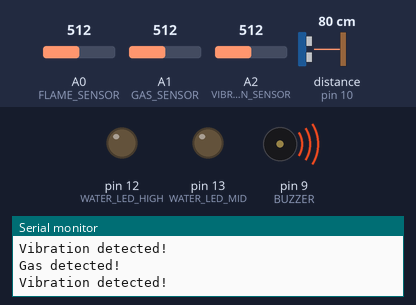
Bench run of a sketch on a simulated Arduino Uno, built with avr-gcc and run on an emulated ATmega328P. Parts: output pins drawn as LEDs (lit = HIGH), buzzer (waves = sounding, pin HIGH), the last lines printed to the serial monitor. Wiring (inferred from the names in the program): ultrasonic range finder: trigger pin 11; echo pin 10. The test bench sets the inputs (shaded band); at power-on: distance to the obstacle (sensor on pin 10) 80 cm, A0 (FLAME_SENSOR) = 512, A1 (GAS_SENSOR) = 512, A2 (VIBRATION_SENSOR) = 512. The echo pulse lasts 58.3 µs per cm; pins used as bus, display or sensor lines are not drawn.

Above: at 1.8 s.
1.9 s: distance to the obstacle (sensor on pin 10) set to 22 cm
3.4 s: distance to the obstacle (sensor on pin 10) set to 17 cm
At 5.1 s:
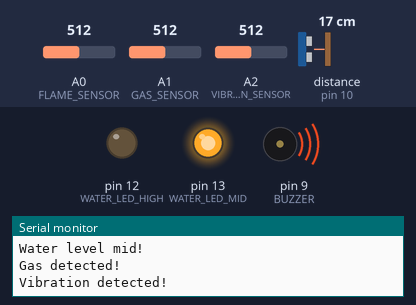
5.5 s: distance to the obstacle (sensor on pin 10) set to 14 cm
At 6.8 s:
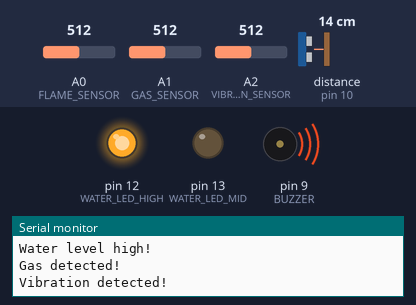
10.5 s: distance to the obstacle (sensor on pin 10) set to 18 cm
At 12.2 s:
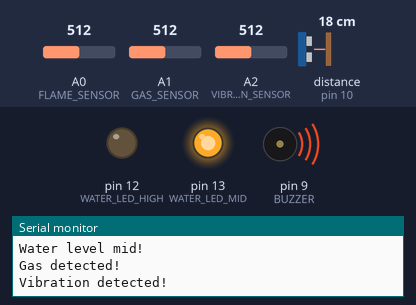
12.5 s: distance to the obstacle (sensor on pin 10) set to 2 cm
At 13.8 s:
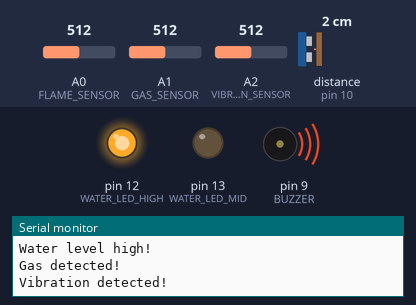
Timing chart, 0 to 15.5 s (numbered marks = the images above; inputs shaded):
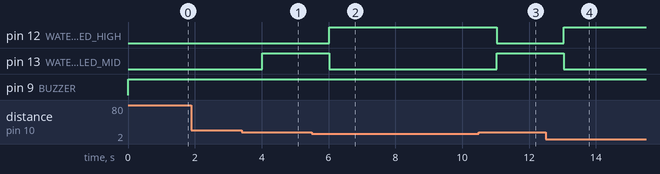

The sketch:

raksuan_project.ino
```cpp
#define BUZZER 9
#define FLAME_SENSOR A0
#define GAS_SENSOR A1
#define ULTRA_SONIC_TRIG 11
#define ULTRA_SONIC_ECHO 10
#define WATER_LED_MID 13
#define WATER_LED_HIGH 12
#define VIBRATION_SENSOR A2

void setup() {
  pinMode(BUZZER, OUTPUT);
  pinMode(FLAME_SENSOR, INPUT);
  pinMode(GAS_SENSOR, INPUT);
  pinMode(WATER_LED_MID, OUTPUT);
  pinMode(WATER_LED_HIGH, OUTPUT);
  pinMode(VIBRATION_SENSOR, INPUT);

  pinMode(ULTRA_SONIC_TRIG, OUTPUT);
  pinMode(ULTRA_SONIC_ECHO, INPUT);
  Serial.begin(9600); // For debugging purposes
}

void loop() {
  long duration;
  int distance;

  // Send a 10 microsecond pulse to the trigger pin
  digitalWrite(ULTRA_SONIC_TRIG, LOW);
  delayMicroseconds(2);
  digitalWrite(ULTRA_SONIC_TRIG, HIGH);
  delayMicroseconds(10);
  digitalWrite(ULTRA_SONIC_TRIG, LOW);

  // Read the echo pin and calculate the distance
  duration = pulseIn(ULTRA_SONIC_ECHO, HIGH);
  distance = duration * 0.034 / 2; // Convert to centimeters

  // Read gas, flame, and vibration sensor values
  int gasValue = analogRead(GAS_SENSOR);
  int flameValue = analogRead(FLAME_SENSOR);
  int vibrationValue = analogRead(VIBRATION_SENSOR);

  // Initialize flags for logging
  bool waterMid = false;
  bool waterHigh = false;
  bool gasDetected = false;
  bool fireDetected = false;
  bool vibrationDetected = false;

  // Check for high water level
  // Serial.println(distance);
  if (distance <= 15) {
    digitalWrite(WATER_LED_HIGH, HIGH);
    digitalWrite(WATER_LED_MID, LOW);
    waterHigh = true;
  } else if (distance <= 18) {
    digitalWrite(WATER_LED_HIGH, LOW);
    digitalWrite(WATER_LED_MID, HIGH);
    waterMid = true;
  } else {
    digitalWrite(WATER_LED_HIGH, LOW);
    digitalWrite(WATER_LED_MID, LOW);
  }

  // Check gas detection
  if (gasValue > 100) { // Adjust threshold as needed
    gasDetected = true;
  }

  // Check flame detection
  if (flameValue < 300) { // Adjust threshold as needed
    fireDetected = true;
  }

  // Check vibration detection
  if (vibrationValue > 200) { // Adjust threshold as needed
    vibrationDetected = true;
  }

  // Update buzzer state
  if (waterHigh || gasDetected || fireDetected || vibrationDetected) {
    digitalWrite(BUZZER, HIGH);
  } else {
    digitalWrite(BUZZER, LOW);
  }

  // Print messages to Serial Monitor based on flags
  if (waterMid) {
    Serial.println("Water level mid!");
  }
  if (waterHigh) {
    Serial.println("Water level high!");
  }
  if (gasDetected) {
    Serial.println("Gas detected!");
  }
  if (fireDetected) {
    Serial.println("Fire detected!");
  }
  if (vibrationDetected) {
    Serial.println("Vibration detected!");
  }

  delay(1000); // Wait for 1 second before the next measurement
}
```

Measured:
- the behaviour switches between 20 and 19 cm on distance to the obstacle (sensor on pin 10) (found by bisection; images 0 and 1)
- the behaviour switches between 17 and 16 cm on distance to the obstacle (sensor on pin 10) (found by bisection; images 1 and 2)
- after the input at 3.4 s, pin 13 (WATER_LED_MID): LOW → HIGH after 0.62 s
- after the input at 5.5 s, pin 12 (WATER_LED_HIGH): LOW → HIGH after 0.52 s; pin 13 (WATER_LED_MID): HIGH → LOW after 0.52 s
- after the input at 10.5 s, pin 12 (WATER_LED_HIGH): HIGH → LOW after 0.53 s; pin 13 (WATER_LED_MID): LOW → HIGH after 0.53 s
- after the input at 12.5 s, pin 12 (WATER_LED_HIGH): LOW → HIGH after 0.54 s; pin 13 (WATER_LED_MID): HIGH → LOW after 0.54 s
